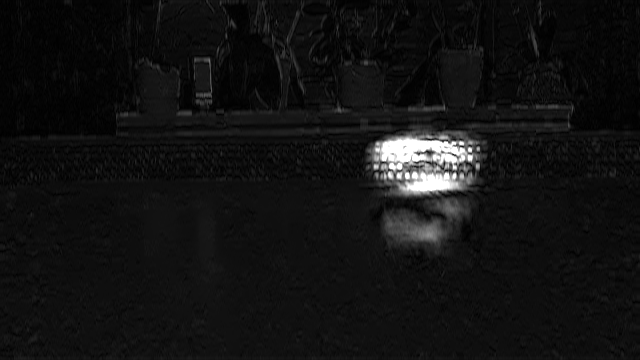
//> input picture assignment-2/assets/gabor.png, 640 x 360 px
$ ./Pyramid ../assignment-2/assets/gabor.png   (built with g++ and OpenCV 4)
//> lines starting //> are read from the running program, lines starting //| are printed output that depends on the picture
#include <iostream>
#include <math.h>
#include <opencv2/opencv.hpp>

using namespace cv;
using namespace std;

// After calling this, new windows will appear in the foreground.
void foreground() {
  string name = "";
  namedWindow(name, WINDOW_NORMAL);
  Mat img = Mat::zeros(100, 100, CV_8UC3);
  imshow(name, img);
  setWindowProperty(name, WND_PROP_FULLSCREEN, WINDOW_FULLSCREEN);
  setWindowProperty(name, WND_PROP_FULLSCREEN, WINDOW_NORMAL);
  destroyWindow(name);
}

int main(int argc, char **argv) {
  if (argc != 2) {
    cerr << "Error: You need to specify a path to an image!" << endl;
    return EXIT_FAILURE;
  }

  // Reads a jpg image and converts it to grayscale.
  Mat image = imread(argv[1], 0);
//> image is the input picture: 360 rows x 640 cols, CV_8UC1; min 0, max 255, mean 18.4
  image.convertTo(image, CV_64F);
//> image: 360 rows x 640 cols, CV_64FC1

  foreground();

  // Use built-in Gaussian kernel.
  Mat gaussian_kernel = getGaussianKernel(2, -1);

  Mat current_image;
  image.copyTo(current_image);

  Mat current_gaussian;
  image.copyTo(current_gaussian);

  Mat new_image;

  // Loop until the image cannot be divided by 2 anymore.
  while (current_image.rows % 2 + current_image.cols % 2 == 0) {
    static auto i = 0;
    Mat output_gaussian;
    Mat output_laplacian;

    current_gaussian.copyTo(output_gaussian);
    output_gaussian.convertTo(output_gaussian, CV_8U);
    resize(output_gaussian, output_gaussian, Size(336, 448), INTER_NEAREST);

    namedWindow("Gaussian " + to_string(i));
    moveWindow("Gaussian " + to_string(i), i * 336, 0);
    imshow("Gaussian " + to_string(i), output_gaussian);

    if (i > 0) {
      Mat laplacian = current_image - current_gaussian;

      laplacian.copyTo(output_laplacian);
      output_laplacian.convertTo(output_laplacian, CV_8U);
      resize(output_laplacian, output_laplacian, Size(336, 448), INTER_NEAREST);

      namedWindow("Laplacian " + to_string(i));
      moveWindow("Laplacian " + to_string(i), i * 336, 448 + 44);
      imshow("Laplacian " + to_string(i), output_laplacian);

      new_image.copyTo(current_image);
    }

    filter2D(current_image, current_gaussian, CV_64F, gaussian_kernel);

    // Create downsampled image with odd rows and columns removed.
    new_image = Mat(current_image.rows / 2, current_image.cols / 2, CV_64F);
    for (int r = 0; r < current_image.rows / 2; r++) {
      for (int c = 0; c < current_image.cols / 2; c++) {
        new_image.at<double>(r, c) = current_image.at<double>(r * 2, c * 2);
      }
    }

    i++;
  }
//> this loop made 4 passes
//> pass 1, `resize(output_gaussian, output_gaussian, Size(336, 448), INTER_NEAREST);`:
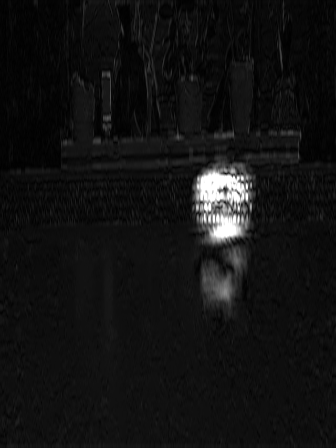
//> output_gaussian: 448 rows x 336 cols, CV_8UC1; min 0, max 255, mean 18.3
//> after the loop:
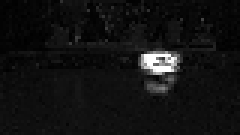
//> current_image: 45 rows x 80 cols, CV_64FC1 (shown 3 times larger); min 0, max 255, mean 18.3
//> after the loop:
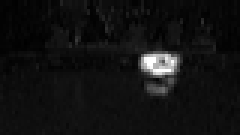
//> current_gaussian: 45 rows x 80 cols, CV_64FC1 (shown 3 times larger); min 0.5, max 255, mean 18.2
//> after the loop:
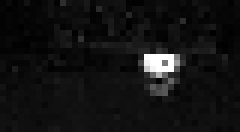
//> new_image: 22 rows x 40 cols, CV_64FC1 (shown 6 times larger); min 1, max 255, mean 18.7

  waitKey(0); // Wait for a keystroke in the window.
  return EXIT_SUCCESS;
}
